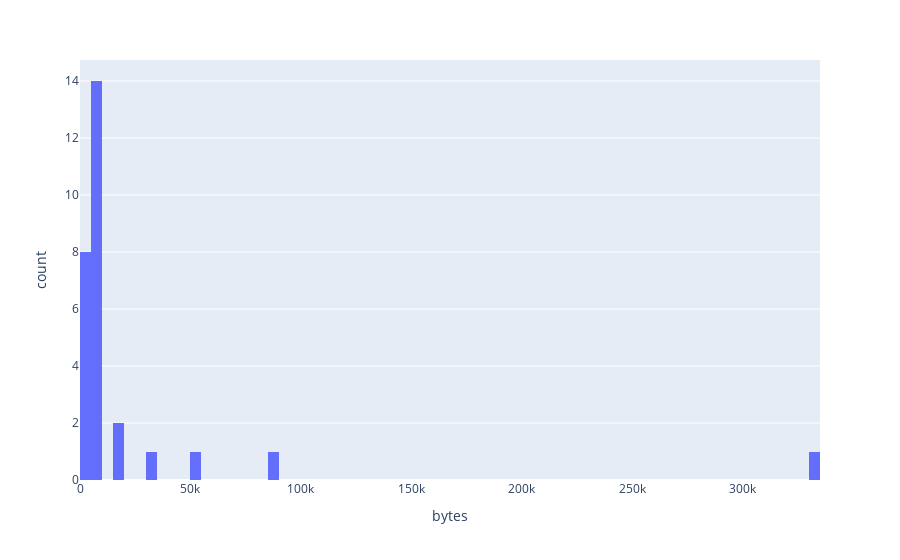

Source (notebook cell):
### Code cell
import plotly.express as px
fig = px.histogram(df, x="bytes", nbins=100)
fig.show()

### Figure 1 — Plotly figure (JSON) as saved in the notebook; plotly's stock layout.template omitted (floating-point values rounded to 4 significant figures)
{"data": [{"alignmentgroup": "True", "bingroup": "x", "hovertemplate": "bytes=%{x}<br>count=%{y}<extra></extra>", "legendgroup": "", "marker": {"color": "#636efa", "pattern": {"shape": ""}}, "name": "", "nbinsx": 100, "offsetgroup": "", "orientation": "v", "showlegend": false, "type": "histogram", "x": [2, 4966, 5964, 51, 18401, 3336, 6619, 5113, 6017, 33686, 14, 5664, 5910, 4451, 9995, 5203, 17746, 3174, 54264, 85642, 334209, 5003, 5722, 5096, 5201, 5734, 1616, 7648], "xaxis": "x", "yaxis": "y"}], "layout": {"barmode": "relative", "legend": {"tracegroupgap": 0}, "margin": {"t": 60}, "xaxis": {"anchor": "y", "domain": [0, 1], "title": {"text": "bytes"}}, "yaxis": {"anchor": "x", "domain": [0, 1], "title": {"text": "count"}}}}
